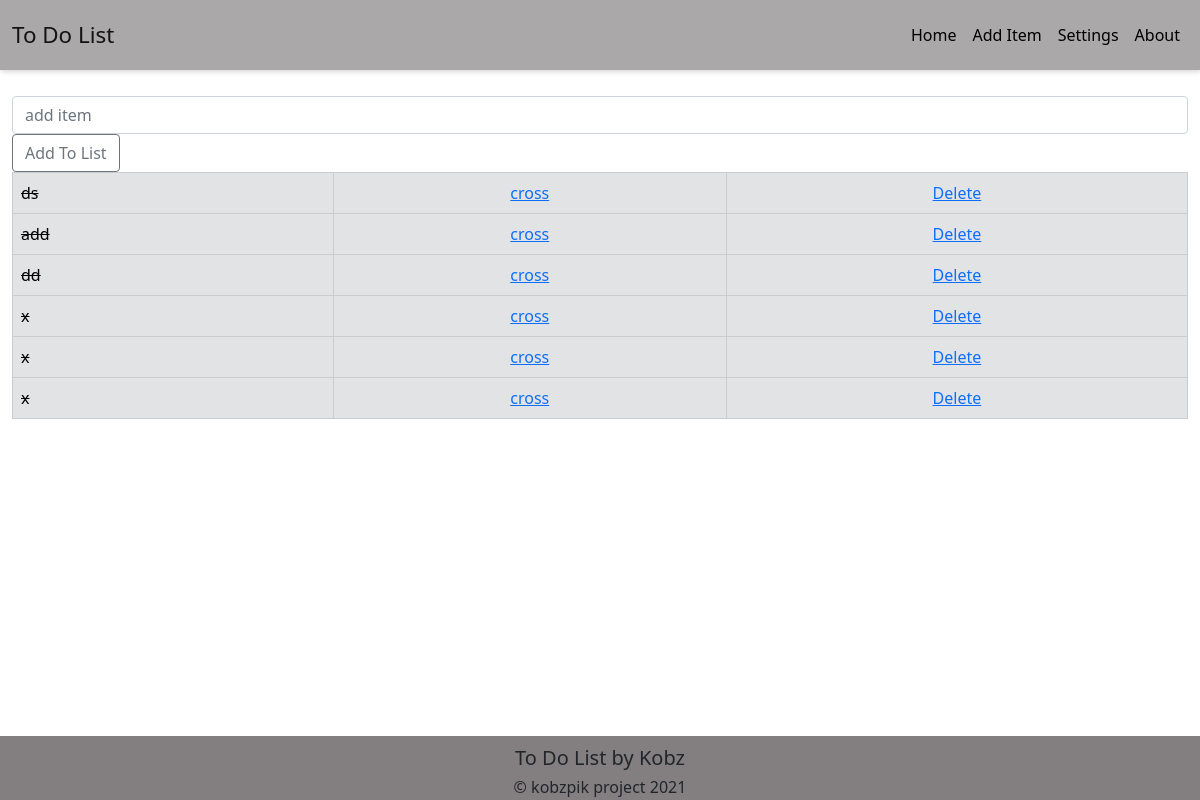
Before: / with the older database file.
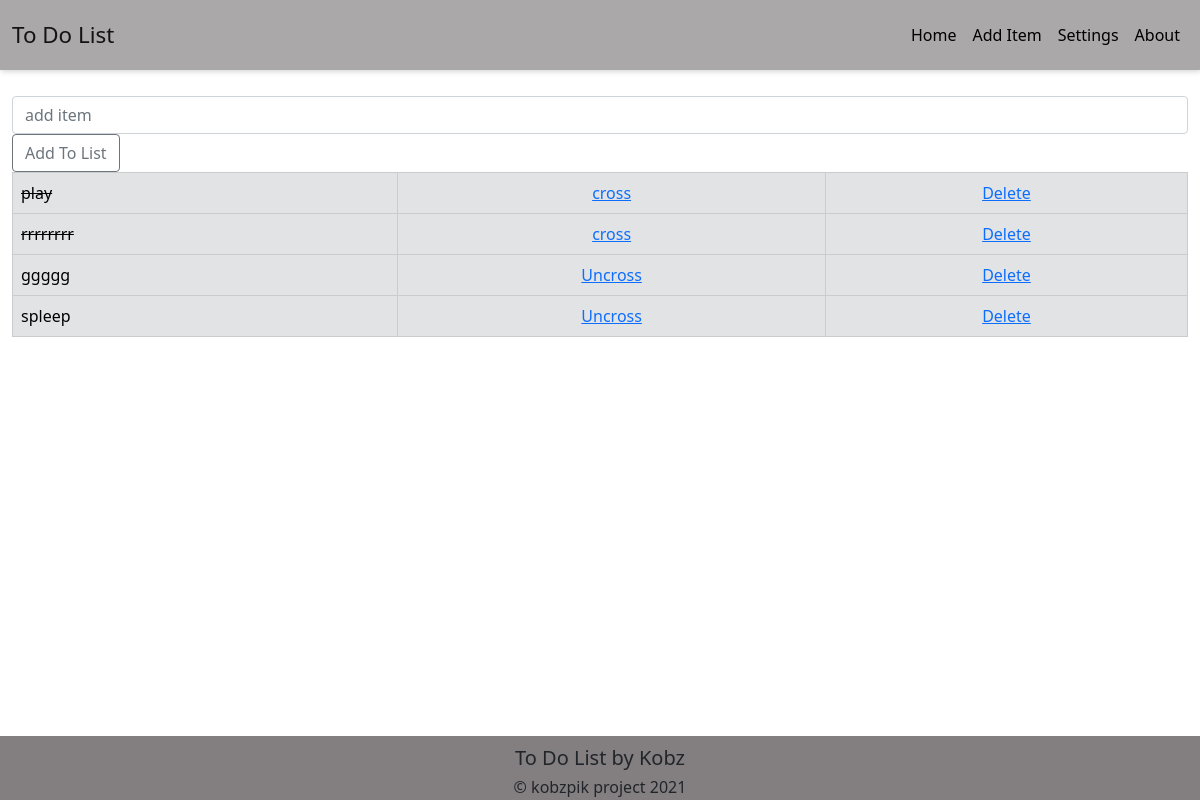
After: the same page with the newer database file.
### todo/models.py (models this page shows, shortened)
class list(models.Model):
    item= models.CharField(max_length=200)
    completed = models.BooleanField(default=False)

### todo/views.py (the view)
# urls.py: path('',views.home,name="home"),
def home(request):
    if request.method == 'POST':
        form = listForm(request.POST or None)
        if form.is_valid():
            form.save()
            all_items = list.objects.all
            messages.success(request, ('Item has been added!') )
            return render(request, 'index.htm', {'all_items' : all_items})
    else:
        all_items = list.objects.all
        return render(request, 'index.htm', {'all_items':all_items})

### template/index.htm (shortened to what this page needs)
{% extends 'base.htm' %} {% block content %}
<br>
<br>
<div class="contetn">
    <br>
    <br>
    <div class="row">
        <div class="col">
            <form class="form-inline my-2 m-lg-0" method="POST">
                <input class="form-control mr-sm-2" type="text" placeholder="add item" name="item">
                <button class="btn btn-outline-secondary my-2 my-sm-0" type="submit">Add To List </button>
            </form>
        </div>
    </div>
    {% if all_items %}
    <table class="table table-bordered">
        {% for things in all_items reversed%}
        {% if things.completed %}
        <tr class="table-secondary">
            <td>{{ things.item }}</td>
            <td>
                <center><a href="{% url 'uncross' things.id %}">Uncross</a></center>
            </td>
            <td>
                <center><a href="{% url 'delete' things.id %}">Delete</a></center>
            </td>
        </tr>
        {% else %}
        <tr class="table-secondary">
            <td id="stric">{{ things.item }}</td>
            <td>
                <center><a href="{% url 'cross' things.id %}">cross </a></center>
            </td>
            <td>
                <center><a href="{% url 'delete' things.id %}">Delete</a></center>
            </td>
        </tr>
        {% endif %} {% endfor%}
    </table>
    {% endif %}
    <br/>
</div>
{% endblock content %}

### template/base.htm (shortened to what this page needs)
<!doctype html>
<html lang="en">
<head>
    <link href="https://cdn.jsdelivr.net/npm/bootstrap@5.0.2/dist/css/bootstrap.min.css" rel="stylesheet">
    {% load static %}
    <link rel="stylesheet" type="text/css" href="{%static 'style.css'%}">
</head>
<body>
    <header>
        <nav id="header-nav" class="navbar navbar-expand-lg navbar-light fixed-top">
            <div id="testbtn" class="container-fluid test">
                <a class="navbar-brand" href="/">To Do List</a>
                <div class="collapse navbar-collapse" id="navbarSupportedContent">
                    <ul class="navbar-nav ms-auto">
                        <li class="nav-item">
                            <a class="nav-link active" href="/">Home</a>
                        </li>
                        <li class="nav-item">
                            <a class="nav-link" href="/create/">Add Item</a>
                        </li>
                        <li class="nav-item">
                            <a class="nav-link" href="/create/">Settings</a>
                        </li>
                        <li class="nav-item">
                            <a class="nav-link" href="/create/">About</a>
                        </li>
                    </ul>
                </div>
            </div>
        </nav>
    </header>
    <div class="container-fluid">
        {% block content %} {% endblock content %}
    </div>
    <footer id="footer">
        <center>
            <h5>To Do List by <a>Kobz</a></h3>
                <h6>&copy; kobzpik project 2021</h6>
        </center>
    </footer>
</body>
</html>

### static/style.css (style rules this page uses)
nav.navbar .navbar-brand { color: rgb(20, 19, 19); font-size: 1.4rem; }
nav.navbar { z-index: 99999; background-color: rgba(87, 83, 83, 0.5); position: fixed; top: 0; left: 0; width: 100%; height: 70px; line-height: 60px; box-shadow: 1px 1px 6px rgba(0, 0, 0, 0.2); }
nav.navbar .navbar-nav .nav-item .nav-link { padding: .5rem; color: rgb(0, 0, 0); transition: .3s; }
.nav-item { text-align: right; }
#footer { position: absolute; bottom: 0; width: 100%; height: 4.0rem; background-color: rgb(131, 127, 129); padding-top: 10px; }
#stric { text-decoration: line-through; }

Changed rows visible on the page:
removed list: item "ds"
removed list: item "add"
removed list: item "dd"
removed list: item "x"
removed list: item "x"
removed list: item "x"
added list: item "play"
added list: item "rrrrrrrr"
added list: item "ggggg"
added list: item "spleep"
